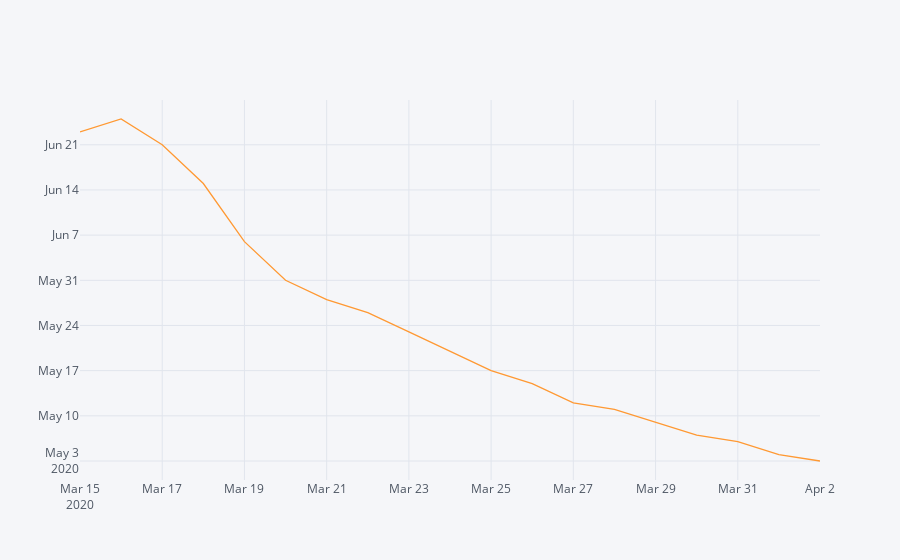
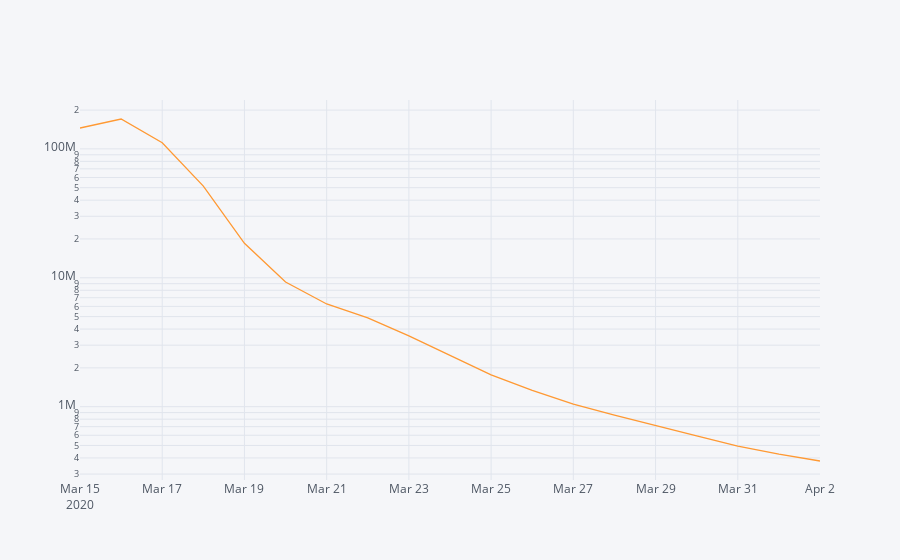

The notebook cell saved with these charts, in order:
### Code cell
n_sigma = 3
beginning_of_data = pd.Timestamp('2020-02-10')
x0 = (pd.Timestamp('today').value + beginning_of_data.value)/2

category = 'deaths'
df = get_data_V2(category)


predicted_data = []

for cutoff_date in pd.date_range('2020-03-15', pd.Timestamp('today').date()):
    globe = get_globe(df.copy(), category, threshold=threshold_for_model[category])
    globe = globe.query('date < @cutoff_date').copy()
    x = globe['date'].astype(int)
    y = globe[category]
    x_fit = pd.Series(pd.date_range('2020-02-10', '2020-05-20')).astype(int)

    x = (x-x0)/x0
    x_fit = (x_fit-x0)/x0

    coeff, cov = np.polyfit(x, y, 2, cov=True)
    tmp_coeff = coeff
    maxima = -tmp_coeff[1]/(2*tmp_coeff[0])
    expected_end_date = pd.Timestamp(maxima*x0+x0).date().isoformat()
    expected_total_deaths = int((np.exp(tmp_coeff[2] - (tmp_coeff[1]*tmp_coeff[1]) / (4 * tmp_coeff[0]))).round(-3))
    predicted_data.append([cutoff_date, expected_end_date, expected_total_deaths])
    
    
predictions = pd.DataFrame(predicted_data, columns=['date', 'end_date', 'total']).set_index('date')
predictions['end_date'].iplot()
predictions['total'].iplot(logy=True)

### Figure 1 — Plotly figure (JSON) as saved in the notebook; plotly's stock layout.template omitted (floating-point values rounded to 4 significant figures)
{"data": [{"line": {"color": "rgba(255, 153, 51, 1.0)", "dash": "solid", "shape": "linear", "width": 1.3}, "mode": "lines", "name": "end_date", "text": "", "type": "scatter", "x": ["2020-03-15", "2020-03-16", "2020-03-17", "2020-03-18", "2020-03-19", "2020-03-20", "2020-03-21", "2020-03-22", "2020-03-23", "2020-03-24", "2020-03-25", "2020-03-26", "2020-03-27", "2020-03-28", "2020-03-29", "2020-03-30", "2020-03-31", "2020-04-01", "2020-04-02"], "y": ["2020-06-23", "2020-06-25", "2020-06-21", "2020-06-15", "2020-06-06", "2020-05-31", "2020-05-28", "2020-05-26", "2020-05-23", "2020-05-20", "2020-05-17", "2020-05-15", "2020-05-12", "2020-05-11", "2020-05-09", "2020-05-07", "2020-05-06", "2020-05-04", "2020-05-03"]}], "layout": {"autosize": true, "legend": {"bgcolor": "#F5F6F9", "font": {"color": "#4D5663"}}, "paper_bgcolor": "#F5F6F9", "plot_bgcolor": "#F5F6F9", "title": {"font": {"color": "#4D5663"}}, "xaxis": {"autorange": true, "gridcolor": "#E1E5ED", "range": ["2020-03-15", "2020-04-02"], "showgrid": true, "tickfont": {"color": "#4D5663"}, "title": {"font": {"color": "#4D5663"}, "text": ""}, "type": "date", "zerolinecolor": "#E1E5ED"}, "yaxis": {"autorange": true, "gridcolor": "#E1E5ED", "range": ["2020-04-30 01:20", "2020-06-27 22:40"], "showgrid": true, "tickfont": {"color": "#4D5663"}, "title": {"font": {"color": "#4D5663"}, "text": ""}, "type": "date", "zerolinecolor": "#E1E5ED"}}}

### Figure 2 — Plotly figure (JSON) as saved in the notebook; plotly's stock layout.template omitted (floating-point values rounded to 4 significant figures)
{"data": [{"line": {"color": "rgba(255, 153, 51, 1.0)", "dash": "solid", "shape": "linear", "width": 1.3}, "mode": "lines", "name": "total", "text": "", "type": "scatter", "x": ["2020-03-15", "2020-03-16", "2020-03-17", "2020-03-18", "2020-03-19", "2020-03-20", "2020-03-21", "2020-03-22", "2020-03-23", "2020-03-24", "2020-03-25", "2020-03-26", "2020-03-27", "2020-03-28", "2020-03-29", "2020-03-30", "2020-03-31", "2020-04-01", "2020-04-02"], "y": [145229000, 170516000, 111643000, 51421000, 18519000, 9263000, 6266000, 4891000, 3540000, 2481000, 1763000, 1336000, 1048000, 859000, 719000, 594000, 495000, 428000, 379000]}], "layout": {"autosize": true, "legend": {"bgcolor": "#F5F6F9", "font": {"color": "#4D5663"}}, "paper_bgcolor": "#F5F6F9", "plot_bgcolor": "#F5F6F9", "title": {"font": {"color": "#4D5663"}}, "xaxis": {"autorange": true, "gridcolor": "#E1E5ED", "range": ["2020-03-15", "2020-04-02"], "showgrid": true, "tickfont": {"color": "#4D5663"}, "title": {"font": {"color": "#4D5663"}, "text": ""}, "type": "date", "zerolinecolor": "#E1E5ED"}, "yaxis": {"autorange": true, "gridcolor": "#E1E5ED", "range": [5.431, 8.379], "showgrid": true, "tickfont": {"color": "#4D5663"}, "title": {"font": {"color": "#4D5663"}, "text": ""}, "type": "log", "zerolinecolor": "#E1E5ED"}}}
